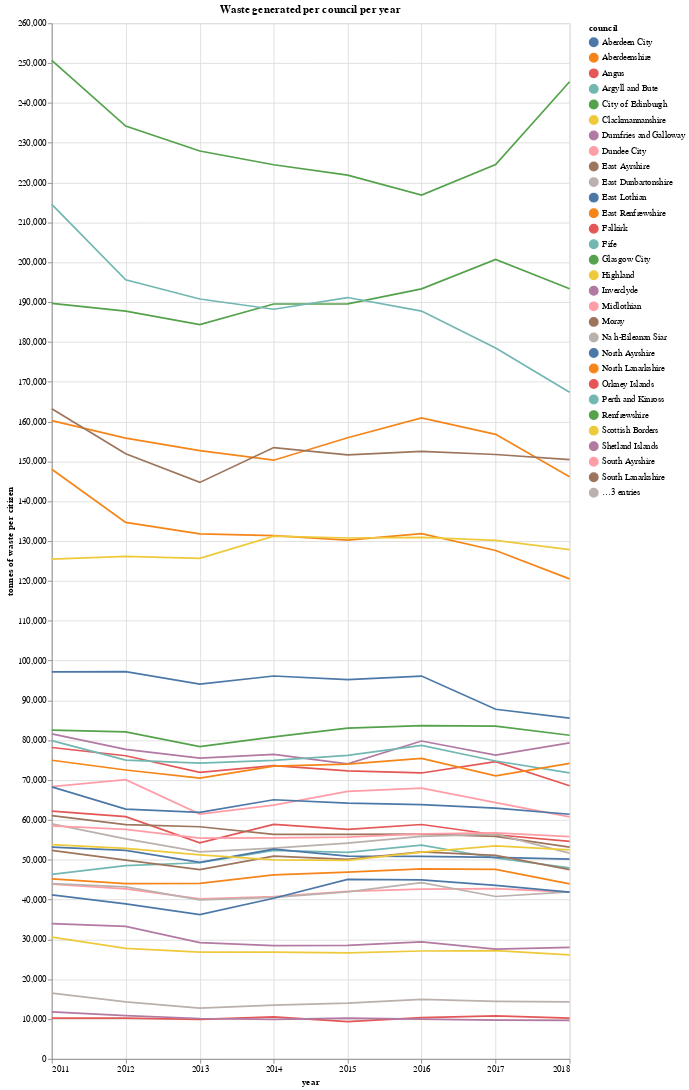

Notebook source saved alongside this figure:
### Code cell
; The waste generated per council per year

(def waste-generated-all-years
    (->> waste-data
        (filter #(= "Generated" (:process %)))
        (filter #(= "Subtotal" (:type %)))))

(defn line-graph [title data]
  (let [year-count (count (group-by :year data))]
    {:title title
     :width 600
     :height 1200       
     :data {:values data}
     :mark "line"
     :layer [
             {
              :encoding {
                         :x {:field "year" :type "temporal" :timeUnit "year" :axis {:tickCount year-count :title "year"}}
                         :y {:field "tonnage" :type "quantitative" :scale {:zero false} :axis {:title "tonnage"}}
                         :color {:field "council" :type "nominal"}}
              :layer [
                      {:mark "line"}
                      {
                       :selection {
                                   :label {
                                           :type "single"
                                           :nearest true
                                           :on "mouseover"
                                           :encodings ["x"]
                                           :empty "none"
                                           }
                                   }
                       :mark "point"
                       :encoding {
                                  :opacity {
                                            :condition {:selection "label" :value 1}
                                            :value 0
                                            }
                                  }
                       }
                      ]
              }
             {
      :transform [{:filter {:selection "label"}}],
      :layer [
        {
          :mark {:type "rule" :color "gray"},
          :encoding {
            :x {:type "temporal"  :field "year"}
          }
        },
        {
          :encoding {
            :text {:type "nominal", :field "council"},
            :x {:type "temporal", :field "year"},
            :y {:type "quantitative", :field "tonnage"}
          },
          :layer [
            {
              :mark {
                :type "text",
                :stroke "white",
                :strokeWidth 2,
                :align "left",
                :dx 5,
                :dy -5
              }
            },
            {
              :mark {:type "text", :align "left", :dx 5, :dy -5},
              :encoding {
                :color {:type "nominal", :field "council"}
              }
            }
          ]
        }
      ]
    }
             
             ]
     }))

(display/render-mime 
    :application/vnd.vegalite.v2+json 
    (line-graph "Waste generated per council per year" waste-generated-all-years))

### Figure 1 — Vega-Lite specification as saved in the notebook (floating-point values rounded to 4 significant figures; data arrays with more than 128 entries replaced by an {"elided": "..."} marker saying what was removed)
{"data": {"values": {"elided": "256 records"}}, "height": 1200, "layer": [{"encoding": {"color": {"field": "council", "type": "nominal"}, "x": {"axis": {"tickCount": 8, "title": "year"}, "field": "year", "timeUnit": "year", "type": "temporal"}, "y": {"axis": {"title": "tonnes of waste per citizen"}, "field": "tonnage", "scale": {"zero": false}, "type": "quantitative"}}, "layer": [{"mark": "line"}, {"encoding": {"opacity": {"condition": {"selection": "label", "value": 1}, "value": 0}}, "mark": "point", "selection": {"label": {"empty": "none", "encodings": ["x"], "nearest": true, "on": "mouseover", "resolve": "global", "type": "single"}}}]}, {"layer": [{"encoding": {"x": {"field": "year", "type": "temporal"}}, "mark": {"color": "gray", "type": "rule"}}, {"encoding": {"text": {"field": "council", "type": "nominal"}, "x": {"field": "year", "type": "temporal"}, "y": {"field": "tonnage", "type": "quantitative"}}, "layer": [{"mark": {"align": "left", "dx": 5, "dy": -5, "stroke": "white", "strokeWidth": 2, "type": "text"}}, {"encoding": {"color": {"field": "council", "type": "nominal"}}, "mark": {"align": "left", "dx": 5, "dy": -5, "type": "text"}}]}], "transform": [{"filter": {"selection": "label"}}]}], "mark": "line", "title": "Waste generated per council per year", "width": 600}
